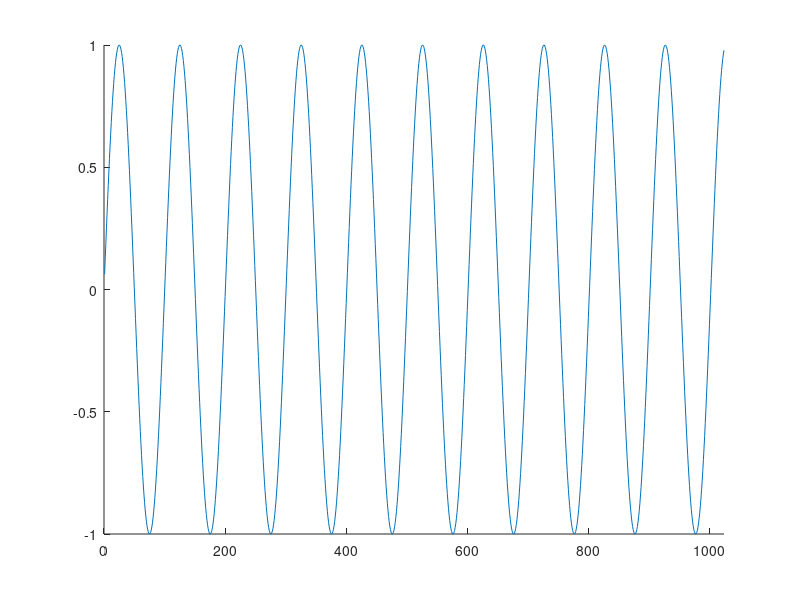

Source code (MATLAB):
%% Donnees standard
freqEchantillon = 44100.0;
pi = 3.141592;
size = 1024;
i = 1:size;

%% Definition du signal
signal.amp = 1.0;
signal.phase = 0.0;
signal.freq = 440.0;

%% Echantillonage
signal.sig = signal.amp * sin(2.0 * pi * signal.freq * i / freqEchantillon + signal.phase);

%% Affichage graphique
close all
figure()
hold on

axis([0 size -1 1]);
plot(signal.sig);

hold off